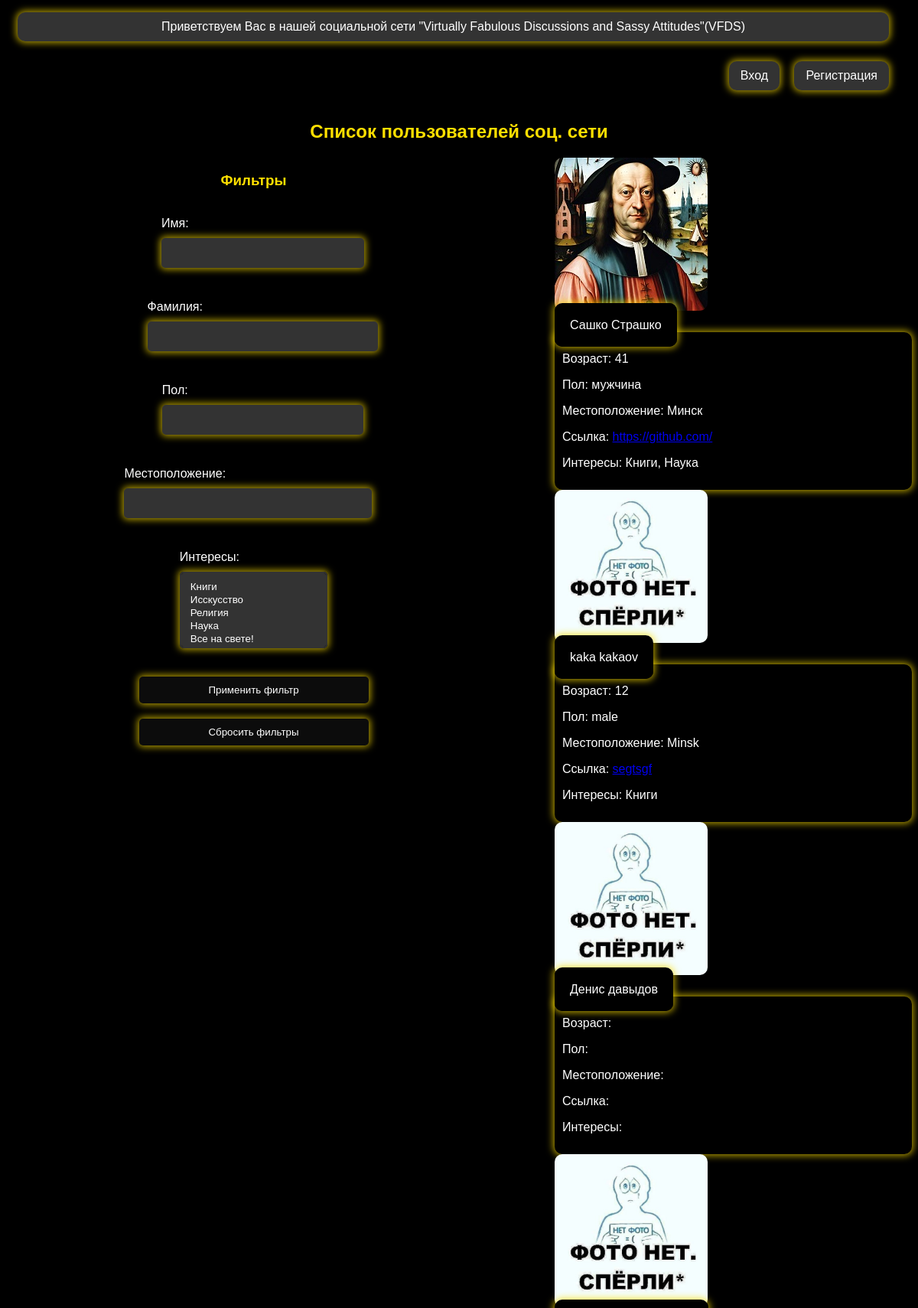
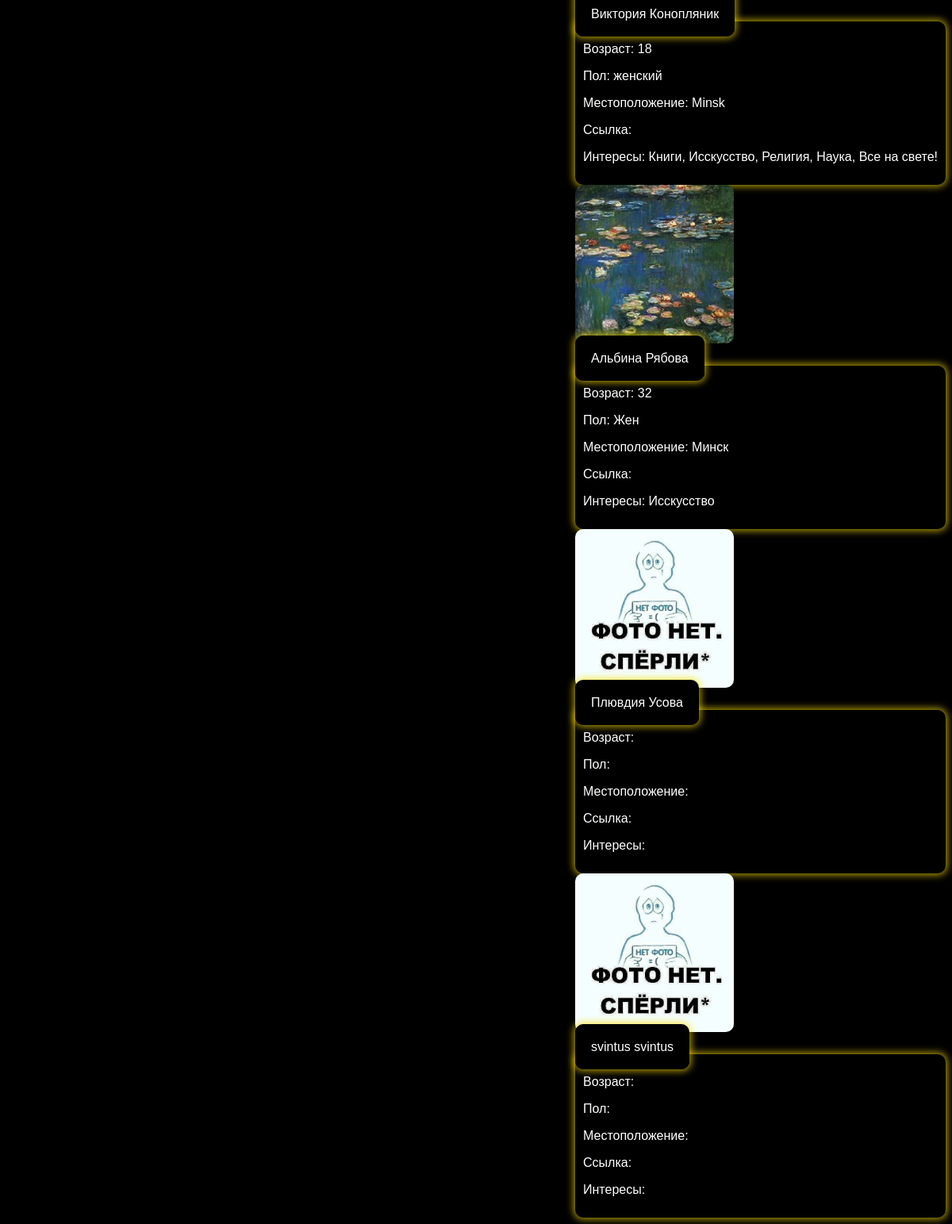
The page /profile_list on the database its author committed (2 pictures, top to bottom).
### main/models.py (models this page shows, shortened)
class Profile(models.Model):
    firstname = models.CharField(max_length=255)
    lastname = models.TextField()
    age = models.IntegerField(null=True, blank=True)
    gender = models.CharField(max_length=50)
    location = models.CharField(max_length=255)
    link = models.TextField()
    settings = models.CharField(max_length=255)
    age = models.IntegerField(blank=True, null=True)  # Необязательное поле
    gender = models.CharField(max_length=50, blank=True, null=True)  # Необязательное поле
    location = models.CharField(max_length=255, blank=True, null=True)  # Необязательное поле
    link = models.TextField(blank=True, null=True)  # Необязательное поле
    settings = models.CharField(max_length=255, blank=True, null=True)  # Необязательное поле
    user = models.OneToOneField(User, on_delete=models.CASCADE)
    privacy = models.ForeignKey(PrivacyLevel, on_delete=models.SET_NULL, null=True, default=get_default_privacy_level)
    interests = models.ManyToManyField(Interest, blank=True)  # Необязательное поле

class Mediafile(models.Model):
    profile = models.ForeignKey(Profile, related_name='media_files', on_delete=models.CASCADE)
    file = models.FileField(upload_to='media/')
    upload_date = models.DateTimeField(auto_now_add=True)
    file_type = models.CharField(max_length=50, choices=[('avatar', 'Avatar'), ('video', 'Video'), ('other', 'Other'),
                                                         ('image', 'Image')])
    description = models.TextField()

class Interest(models.Model):
    name = models.CharField(max_length=255)
    def __str__(self):
        return self.name

### main/views.py (the view)
# urls.py: path('profile_list', cache_page(60*15)(views.profile_list), name='profile_list'),
def profile_list(request):
    profile_filter = ProfileFilter(request.GET,
                                   queryset=Profile.objects.select_related('user').prefetch_related('media_files'))
    profile_items = profile_filter.qs
    avatar_items = Mediafile.objects.filter(file_type='avatar', profile__in=profile_items)
    avatars = {avatar.profile.id: avatar for avatar in avatar_items}
    context = {
        'profile_items': profile_items,
        'avatars': avatars,
        'profile_filter': profile_filter,
    }
    return render(request, 'main/profile_list.html', context)

### main/templatetags/custom_filters.py (called while the page is built)
@register.filter
def get_item(dictionary, key):
    return dictionary.get(key)

### main/templates/main/profile_list.html
{% extends 'main/layout.html' %}
{% load static %}
{% load custom_filters %}
{% block content %}
<h2 class="Auth_title"> Список пользователей соц. сети </h2>
<div class="news-detail-container">
    <div class="filters-list">
        <h3 class="Auth_title"> Фильтры </h3>
        <form method="get" action="{% url 'profile_list' %}" class="filter-form">
            {{ profile_filter.form.as_p }}
            <button type="submit" class="btn-filter-list add-font add-color">Применить фильтр</button>
            <button class="btn-filter-list add-font"> <a href="{% url 'profile_list' %}" class="no-markers add-color" >Сбросить фильтры</a></button>
        </form>
    </div>
   <div class="profile-list-container">
       <div class="profile-detail-content2">
        {% for profile in profile_items %}
            <section class="profile-detail-content2">
               <div class="profile-detail-left2">
                    {% with avatars|get_item:profile.id as avatar %}
                        {% if avatar %}
                            <a href="{% url 'profile' profile.user.username %}">
                                <img src="{{ avatar.file.url }}" alt="Avatar of {{ profile.firstname }}" class="news-inner-image">
                            </a>
                        {% else %}
                            <a href="{% url 'profile' profile.user.username %}">
                                <img src="{% static 'images/nophoto.jpg' %}" alt="No Avatar" class="news-inner-image">
                            </a>
                        {% endif %}
                    {% endwith %}
                   <div class="profile-detail-left2">
                        <a class="profile-name add-color add-bg" href="{% url 'profile' profile.user.username %}">
                            {{ profile.firstname }} {{ profile.lastname }}
                        </a>
                    </div>
                </div>
                <div class="profile-detail-right2 profile-detail-text add-color">
                     <p>Возраст: {% if profile.age %}{{ profile.age }}{% endif %}</p>
                     <p>Пол: {% if profile.gender %}{{ profile.gender }}{% endif %}</p>
                    <p>Местоположение: {% if profile.location %}{{ profile.location }}{% endif %}</p>
                    <p>Ссылка: {% if profile.link %}<a href="{{ profile.link }}">{{ profile.link }}</a>{% endif %}</p>
                    <p>Интересы: {% if profile.interests.all %}{{ profile.interests.all|join:", " }}{% endif %}</p>
                </div>
            </section>
        {% endfor %}
    </div>
</div>
</div>
{% endblock %}

### static/build/static/css/main.54b50635.css (style rules this page uses)
body { background-color:#000;color:#fff;font-family:Arial,sans-serif }
h2 { color:#fff }
form { align-items:center;display:flex;flex-direction:column;justify-content:center;margin-top:10px }
form button,form input[type=NumberInput],form input[type=Number],form input[type=email],form input[type=password],form input[type=text],form select,form textarea { background-color:#333;border:2px solid #333;border-radius:5px;box-shadow:0 0 10px 2px #ffdf00b3;color:#fff;margin:10px 0;max-width:300px;padding:10px;transition:box-shadow .3s ease;width:100% }
form button { cursor:pointer }
form select[multiple] { height:auto;min-height:100px;overflow:auto }
form select option,form select[multiple] { background-color:#333;color:#fff }
form label { color:#fff;margin-bottom:5px;transition:color .3s ease }
.Auth_title { color:#ffdf00;margin-bottom:20px;text-align:center }
.news-detail-container { align-items:flex-start;display:flex;gap:20px;justify-content:center }
.news-inner-image { border-radius:10px;height:auto;max-width:300px }
.profile-detail-text { padding:10px }
.profile-detail-text,.profile-name { background-color:#000;border-radius:10px;box-shadow:0 0 10px 2px #ffdf00b3;color:#fff }
.profile-name { cursor:pointer;padding:20px;text-decoration:none;transition:box-shadow .3s ease,transform .3s ease }
.no-markers { color:#fff;list-style-type:none;text-decoration:none }
.filters-list { flex:1 1;margin-right:50px }
.btn-filter-list,.btn-reset-list { background-color:#0c0c0c;border:none;border-radius:5px;color:#fff;display:inline-block;margin-top:10px;padding:10px 15px;text-decoration:none }
.news-inner-image { display:block;height:200px;margin-bottom:10px;object-fit:cover;width:200px }

### rows shown on the page
Profile: id.file (picture), firstname "Сашко", lastname "Страшко", age "41", gender "мужчина", location "Минск", link "https://github.com/", interests.all "Книги, Наука"
Profile: firstname "kaka", lastname "kakaov", age "12", gender "male", location "Minsk", link "segtsgf", interests.all "Книги"
Profile: firstname "Денис", lastname "давыдов"
Profile: firstname "Виктория", lastname "Конопляник", age "18", gender "женский", location "Minsk", interests.all "Книги, Исскусство, Религия, Наука, Все на свете!"
Profile: id.file (picture), firstname "Альбина", lastname "Рябова", age "32", gender "Жен", location "Минск", interests.all "Исскусство"
Profile: firstname "Плювдия", lastname "Усова"
Profile: firstname "svintus", lastname "svintus"
